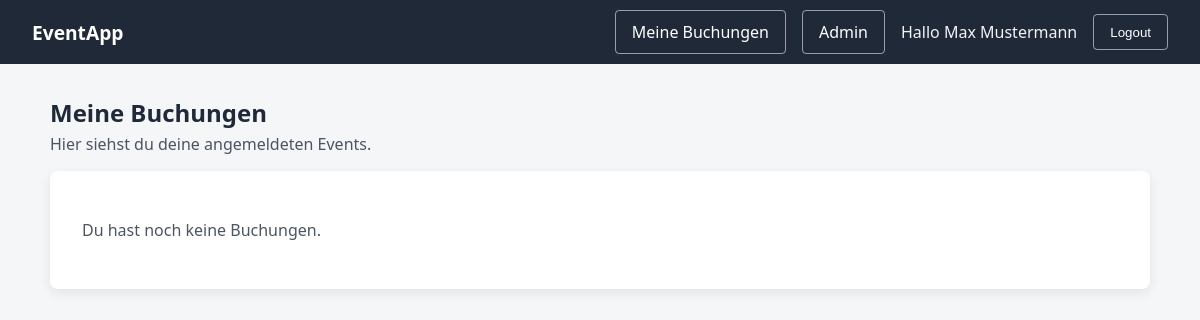
/bookings/mine (signed in), run on an earlier commit of the app's database.
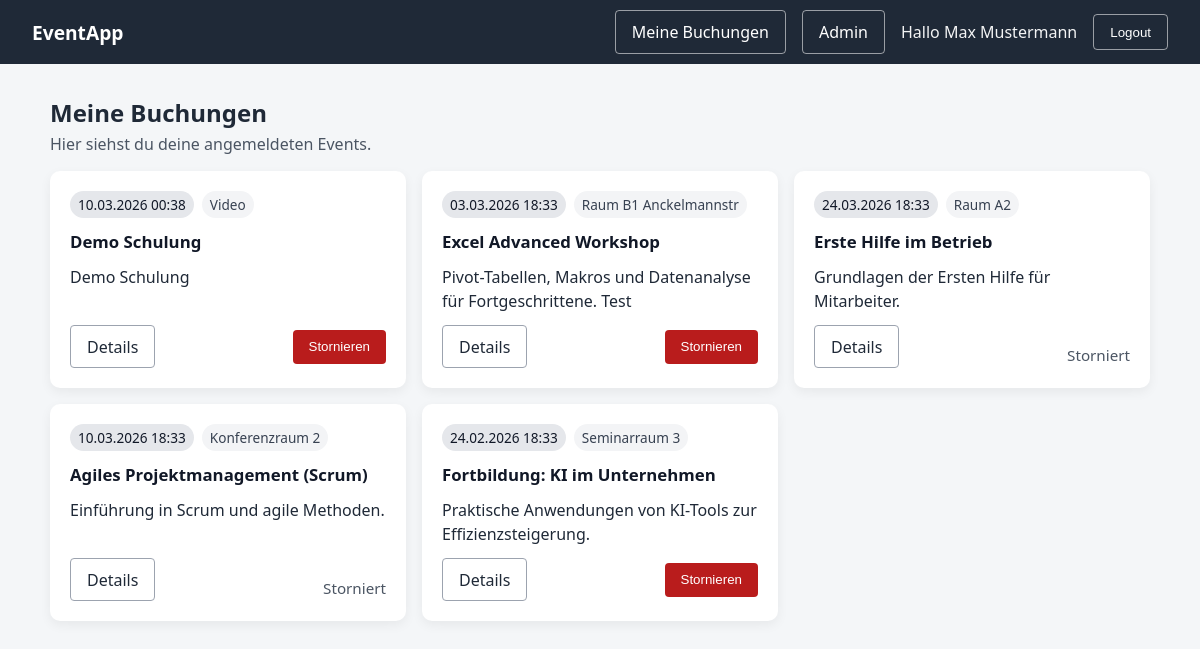
And on a later commit of the database.
### app/models.py (models this page shows)
class User(Base):
    __tablename__ = "users"
    id = Column(Integer, primary_key=True)
    name = Column(String, nullable=False)
    email = Column(String, unique=True, nullable=False, index=True)
    password_hash = Column(String, nullable=False)
    role = Column(String, default="user", nullable=False)
    created_at = Column(DateTime, default=datetime.utcnow)
    bookings = relationship("Booking", back_populates="user")

class Booking(Base):
    __tablename__ = "bookings"
    __table_args__ = (UniqueConstraint("user_id", "event_id", name="unique_booking"),)
    id = Column(Integer, primary_key=True)
    user_id = Column(Integer, ForeignKey("users.id"), nullable=False)
    event_id = Column(Integer, ForeignKey("events.id"), nullable=False)
    booked_at = Column(DateTime, default=datetime.utcnow)
    status = Column(String, default="booked")  # booked|canceled
    user = relationship("User", back_populates="bookings")
    event = relationship("Event", back_populates="bookings")

class Event(Base):
    __tablename__ = "events"
    id = Column(Integer, primary_key=True)
    title = Column(String, nullable=False)
    description = Column(String)
    starts_at = Column(DateTime)
    ends_at = Column(DateTime)
    location = Column(String)
    max_participants = Column(Integer, default=0)
    is_active = Column(Boolean, default=True)
    created_at = Column(DateTime, default=datetime.utcnow)
    bookings = relationship("Booking", back_populates="event")

### app/routers/web/bookings.py (the view)
@router.get("/mine", response_class=HTMLResponse)
def my_bookings(
    request: Request,
    db: Session = Depends(get_db),
    user = Depends(get_current_user),
):
    bookings = booking_service.get_user_bookings(db, user.id)
    return templates.TemplateResponse(
        "my_bookings.html",
        {
            "request": request,
            "bookings": bookings,
            "user": user
        }
    )

### templates/my_bookings.html (shortened to what this page needs)
{% extends "base.html" %}
{% block content %}
<div class="container-wide">
<section class="page-header">
  <h1>Meine Buchungen</h1>
  <p class="muted">Hier siehst du deine angemeldeten Events.</p>
</section>
{% if bookings %}
  <div class="card-grid">
    {% for b in bookings %}
      <article class="event-card">
        <div class="event-meta">
          {% if b.event.starts_at %}
            <div class="pill">
              {{ b.event.starts_at.strftime("%d.%m.%Y %H:%M") }}
            </div>
          {% endif %}
          {% if b.event.location %}
            <div class="pill pill-light">
              {{ b.event.location }}
            </div>
          {% endif %}
        </div>
        <h2 class="event-title">{{ b.event.title }}</h2>
        <p class="event-desc">
          {{ b.event.description or "Keine Beschreibung vorhanden." }}
        </p>
        <div class="event-actions">
          <a class="btn-link" href="/events/{{ b.event.id }}">
            Details
          </a>
          {% if b.status == "booked" %}
            <form method="post" action="/bookings/{{ b.id }}/cancel">
              <button class="btn-danger btn-small" type="submit">
                Stornieren
              </button>
            </form>
          {% else %}
            <span class="muted small">Storniert</span>
          {% endif %}
        </div>
      </article>
    {% endfor %}
  </div>
{% else %}
  <section class="card">
    <p class="muted">Du hast noch keine Buchungen.</p>
  </section>
  </div>
{% endif %}
{% endblock %}

### templates/base.html (shortened to what this page needs)
<!doctype html>
<html lang="de">
  <head>
    <link rel="stylesheet" href="/static/styles.css" />
  </head>
  <body>
    <header class="navbar">
      <div class="nav-full">
        <a href="/" class="logo">EventApp</a>
        <nav class="nav-links">
          {% if user %}
          <a class="btn-link" href="/bookings/mine"> Meine Buchungen </a>
          {% if user.role == "admin" %}
          <a class="btn-link" href="/admin/events"> Admin </a>
          {% endif %}
          <span class="nav-user">Hallo {{ user.name }}</span>
          <form method="post" action="/auth/logout" class="nav-form">
            <button class="btn-link" type="submit">Logout</button>
          </form>
          {% else %}
          <a class="btn-link" href="/auth/login">Login</a>
          <a class="btn-primary btn-small" href="/auth/register"
            >Registrieren</a
          >
          {% endif %}
        </nav>
      </div>
    </header>
    <main>{% block content %}{% endblock %}</main>
  </body>
</html>

### static/styles.css (style rules this page uses)
body { font-family: system-ui, sans-serif; margin: 0; background: #f4f6f8; color: #1f2937; padding-top: 64px; }
.container-wide { max-width: 1100px; margin: 2rem auto; padding: 0 1.5rem; }
.navbar { position: fixed; top: 0; left: 0; right: 0; z-index: 1000; background: #1f2937; color: white; height: 64px; display: flex; align-items: center; }
.nav-full { width: 100%; padding: 0 2rem; display: flex; align-items: center; justify-content: space-between; }
.navbar .btn-link { background: transparent; border: 1px solid rgba(255,255,255,0.55); color: white; }
.logo { font-weight: 700; font-size: 1.2rem; text-decoration: none; color: white; }
.nav-links { display: flex; align-items: center; gap: 1rem; }
.nav-user { color: rgba(255,255,255,0.95); }
.nav-form { margin: 0; }
.btn-link { background: transparent; border: 1px solid #9ca3af; color: #1f2937; padding: 0.6rem 1rem; border-radius: 4px; text-decoration: none; }
.btn-small { padding: 0.45rem 0.75rem; }
.small { font-size: 0.95rem; margin-top: 1rem; }
.muted { color: #4b5563; }
.page-header { margin-bottom: 1rem; }
.page-header h1 { margin: 0; }
.page-header p { margin: 0.25rem 0 0; color: #4b5563; }
.card-grid { display: grid; grid-template-columns: repeat(3, 1fr); gap: 1rem; }
.event-card { background: white; padding: 1.25rem; border-radius: 10px; box-shadow: 0 4px 12px rgba(0, 0, 0, 0.06); display: flex; flex-direction: column; gap: 0.75rem; }
.event-meta { display: flex; gap: 0.5rem; flex-wrap: wrap; }
.pill { font-size: 0.85rem; padding: 0.25rem 0.5rem; border-radius: 999px; background: #e5e7eb; color: #111827; }
.pill-light { background: #f3f4f6; color: #374151; }
.event-title { font-size: 1.05rem; margin: 0; color: #111827; }
.event-desc { margin: 0; line-height: 1.5; color: #1f2937; }
.event-actions { display: flex; justify-content: space-between; align-items: center; margin-top: auto; }
.btn-danger { background: #b91c1c; color: white; border: none; padding: 0.6rem 1rem; border-radius: 4px; cursor: pointer; }

What changed in the data, as far as the page shows it:
added Booking: event.starts_at "10.03.2026 00:38", event.location "Video", event "Demo Schulung"
added Booking: event.starts_at "03.03.2026 18:33", event.location "Raum B1 Anckelmannstr", event "Excel Advanced Workshop", event "Pivot-Tabellen, Makros und Datenanalyse für Fortgeschrittene. Test"
added Booking: event.starts_at "24.03.2026 18:33", event.location "Raum A2", event "Erste Hilfe im Betrieb", event "Grundlagen der Ersten Hilfe für Mitarbeiter.", status "Storniert"
added Booking: event.starts_at "10.03.2026 18:33", event.location "Konferenzraum 2", event "Agiles Projektmanagement (Scrum)", event "Einführung in Scrum und agile Methoden.", status "Storniert"
added Booking: event.starts_at "24.02.2026 18:33", event.location "Seminarraum 3", event "Fortbildung: KI im Unternehmen", event "Praktische Anwendungen von KI-Tools zur Effizienzsteigerung."
Also different on the page:
text no longer shown: "Du hast noch keine Buchungen."
